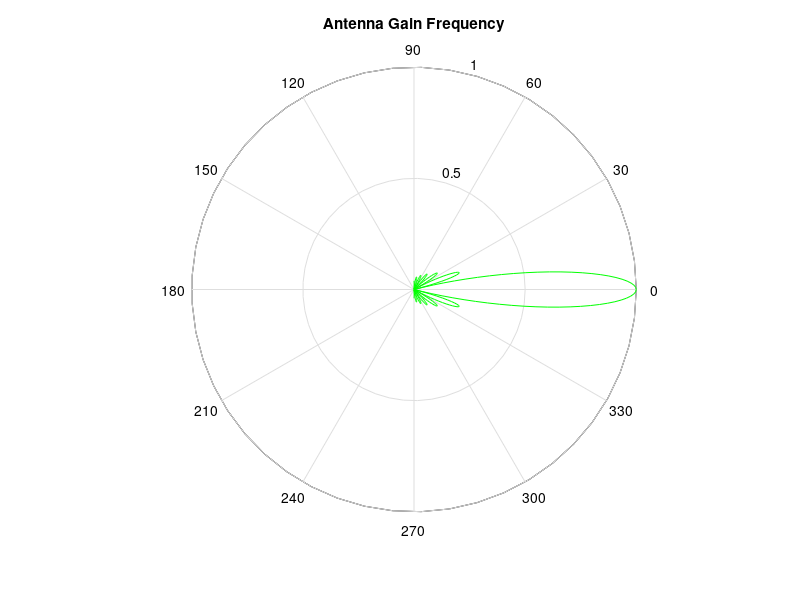

MATLAB code for this plot:
clc;clear all; close all;
theta=-(pi/2):0.01:(pi/2);
for ii=1:length(theta)
    G_theta(ii)=abs(sinc(4*theta(ii)));
end
polar(theta,G_theta,'g')
title('Antenna Gain Frequency')
